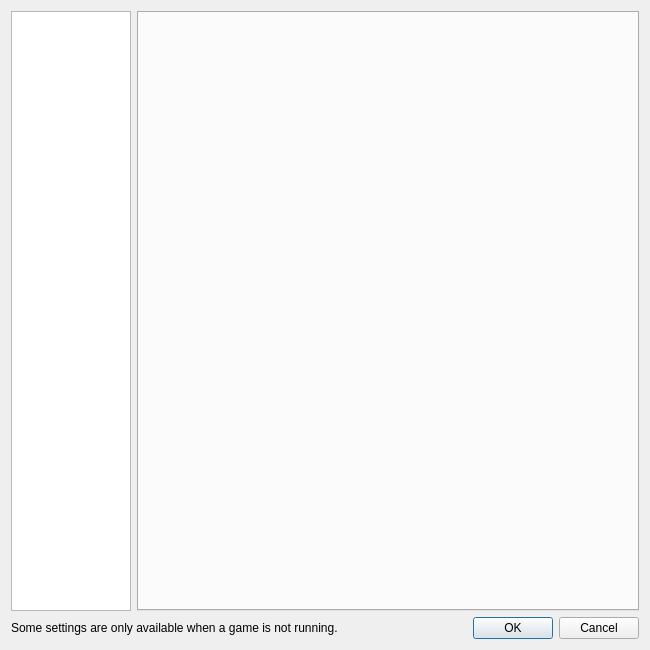
<?xml version="1.0" encoding="UTF-8"?>
<ui version="4.0">
 <class>ConfigureDialog</class>
 <widget class="QDialog" name="ConfigureDialog">
  <property name="geometry">
   <rect>
    <x>0</x>
    <y>0</y>
    <width>650</width>
    <height>650</height>
   </rect>
  </property>
  <property name="minimumSize">
   <size>
    <width>0</width>
    <height>650</height>
   </size>
  </property>
  <property name="windowTitle">
   <string>atlantis Configuration</string>
  </property>
  <layout class="QVBoxLayout" name="verticalLayout">
   <item>
    <layout class="QHBoxLayout" name="horizontalLayout">
     <item>
      <widget class="QListWidget" name="selectorList">
       <property name="minimumSize">
        <size>
         <width>120</width>
         <height>0</height>
        </size>
       </property>
       <property name="maximumSize">
        <size>
         <width>120</width>
         <height>16777215</height>
        </size>
       </property>
      </widget>
     </item>
     <item>
      <widget class="QTabWidget" name="tabWidget">
       <property name="currentIndex">
        <number>-1</number>
       </property>
      </widget>
     </item>
    </layout>
   </item>
   <item>
    <layout class="QHBoxLayout" name="horizontalLayout_2">
     <property name="leftMargin">
      <number>0</number>
     </property>
     <property name="topMargin">
      <number>0</number>
     </property>
     <property name="rightMargin">
      <number>0</number>
     </property>
     <property name="bottomMargin">
      <number>0</number>
     </property>
     <item>
      <widget class="QLabel" name="label">
       <property name="text">
        <string>Some settings are only available when a game is not running.</string>
       </property>
      </widget>
     </item>
     <item>
      <widget class="QDialogButtonBox" name="buttonBox">
       <property name="standardButtons">
        <set>QDialogButtonBox::Cancel|QDialogButtonBox::Ok</set>
       </property>
      </widget>
     </item>
    </layout>
   </item>
  </layout>
 </widget>
 <resources/>
 <connections>
  <connection>
   <sender>buttonBox</sender>
   <signal>accepted()</signal>
   <receiver>ConfigureDialog</receiver>
   <slot>accept()</slot>
   <hints>
    <hint type="sourcelabel">
     <x>20</x>
     <y>20</y>
    </hint>
    <hint type="destinationlabel">
     <x>20</x>
     <y>20</y>
    </hint>
   </hints>
  </connection>
  <connection>
   <sender>buttonBox</sender>
   <signal>rejected()</signal>
   <receiver>ConfigureDialog</receiver>
   <slot>reject()</slot>
   <hints>
    <hint type="sourcelabel">
     <x>20</x>
     <y>20</y>
    </hint>
    <hint type="destinationlabel">
     <x>20</x>
     <y>20</y>
    </hint>
   </hints>
  </connection>
 </connections>
</ui>
